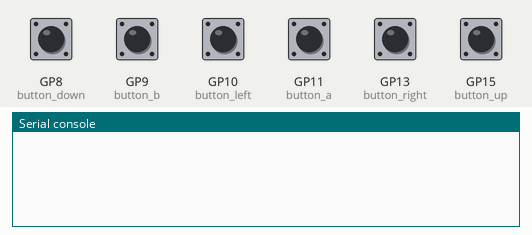
This program was run on a simulated Raspberry Pi Pico running MicroPython. Parts: the last lines printed to the serial console. The test bench sets the inputs (shaded band); at power-on: GP8 (button_down), GP9 (button_b), GP10 (button_left), GP11 (button_a), GP13 (button_right), GP15 (button_up) LOW.

Above: at 1.2 s.
1.3 s: GP8 (button_down) pulled HIGH for 0.15 s
At 2.3 s:
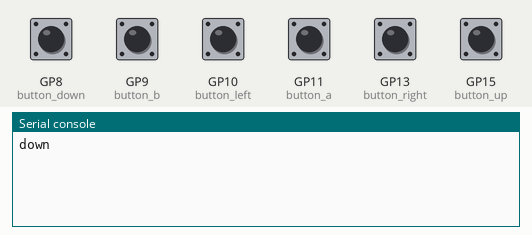
2.9 s: GP9 (button_b) pulled HIGH for 0.15 s
At 3.5 s:
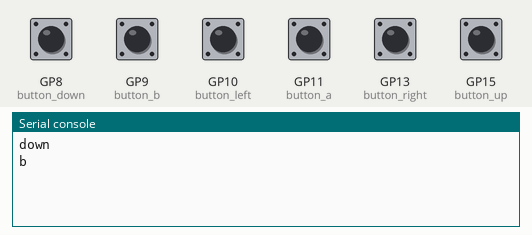
4.5 s: GP10 (button_left) pulled HIGH for 0.15 s
At 5.8 s:
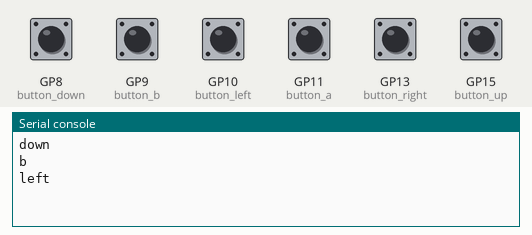
6.1 s: GP11 (button_a) pulled HIGH for 0.15 s
At 7.2 s:
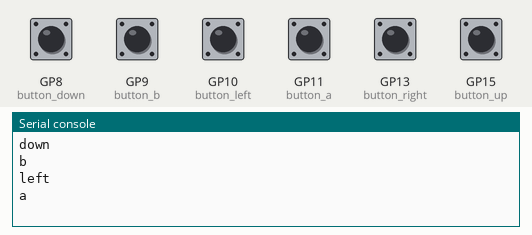
7.7 s: GP13 (button_right) pulled HIGH for 0.15 s
At 8.4 s:
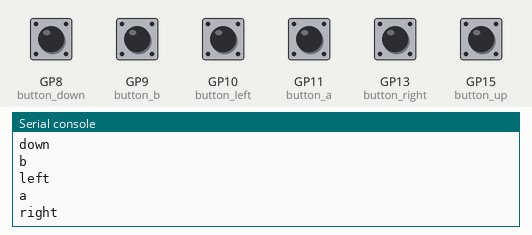
9.3 s: GP15 (button_up) pulled HIGH for 0.15 s
At 10.8 s:
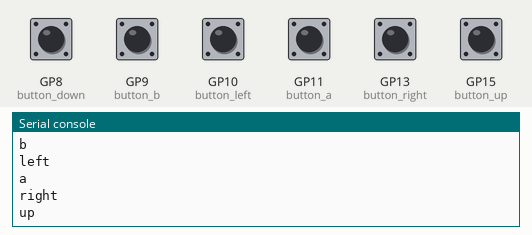

The program:

button.py
```python
#  dP                  dP     dP
#  88                  88     88
#  88d888b. dP    dP d8888P d8888P .d8888b. 88d888b.    88d888b. dP    dP
#  88'  `88 88    88   88     88   88'  `88 88'  `88    88'  `88 88    88
#  88.  .88 88.  .88   88     88   88.  .88 88    88 dP 88.  .88 88.  .88
#  88Y8888' `88888P'   dP     dP   `88888P' dP    dP 88 88Y888P' `8888P88
#                                                       88            .88
#                                                       dP        d8888P

from machine import Pin
from machine import Timer

class Button:
    def __init__(self, pin_no):
        self.DEBOUNCE_DURATION = 100

        self.button = Pin(pin_no, Pin.IN, Pin.PULL_DOWN)
        self.debounce_timer = Timer()
        self.is_debounce_active = False

        self.button.irq(trigger=Pin.IRQ_FALLING, handler=self.callback_wrapper)

        self.callback = None

    def on_press(self, callback): # The callback NEEDS to take one parameter. For example callback(btn_pressed)
        self.callback = callback
        # it's not enough to just redefine callback,the whole ISR needs to be redefined.
        self.button.irq(trigger=Pin.IRQ_FALLING, handler=self.callback_wrapper)

    def callback_wrapper(self, btn_pressed):
        if self.is_debounce_active:
            print(".", end='')
            return

        def reset_debounce(t): self.is_debounce_active = False
        self.debounce_timer.init(mode=Timer.ONE_SHOT, period=self.DEBOUNCE_DURATION, callback=reset_debounce)

        self.is_debounce_active = True

        if self.callback == None:
            print('No callback for "' + str(btn_pressed) + '" defined.')
            return

        self.callback(btn_pressed)

if __name__ == "__main__":
    button_up = Button(15)
    button_down = Button(8)
    button_left = Button(10)
    button_right = Button(13)
    button_a = Button(11)
    button_b = Button(9)

    button_up.on_press(lambda x: print ('up'))
    button_down.on_press(lambda x: print ('down'))
    button_left.on_press(lambda x: print ('left'))
    button_right.on_press(lambda x: print ('right'))
    button_a.on_press(lambda x: print ('a'))
    button_b.on_press(lambda x: print ('b'))
```

Measured:
- after the input at 1.3 s, the serial console: prints a new line after 0.15 s (image 1)
- after the input at 2.9 s, the serial console: prints a new line after 0.15 s (image 2)
- after the input at 4.5 s, the serial console: prints a new line after 0.15 s (image 3)
- after the input at 6.1 s, the serial console: prints a new line after 0.15 s (image 4)
- after the input at 7.7 s, the serial console: prints a new line after 0.15 s (image 5)
- after the input at 9.3 s, the serial console: prints a new line after 0.15 s (image 6)
